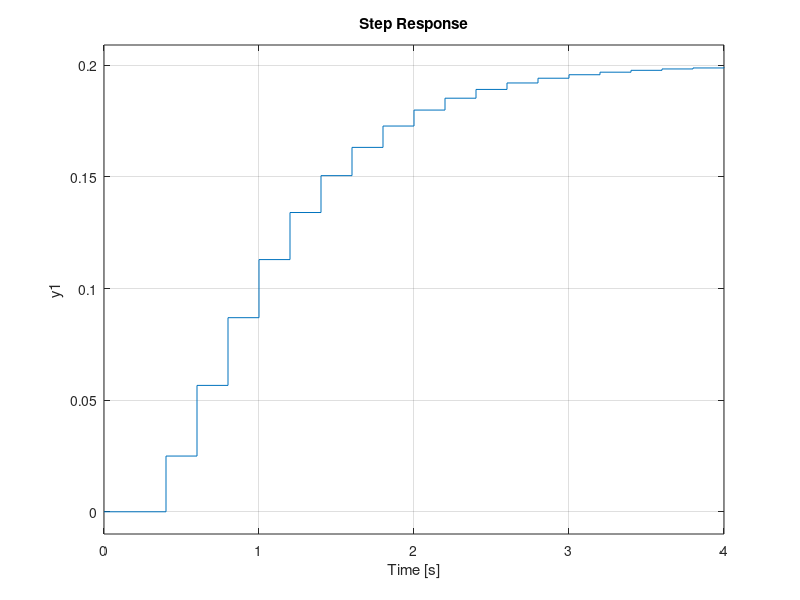

Recreate this plot in MATLAB.
clc;
clear;

T = 0.2; 
gs=tf(1, [1 4]);
gz = c2d(gs, T);
r = tf([1 0], [1 -1], T);

cz = tf(0.1813, [1 -0.8187],T);

FTMA = cz*gz;
FTMF = feedback(cz*gz,1);
step(FTMF);
Ck = FTMF*r;

[n2,d2] = tfdata(minreal(FTMA),'v'); 
Kp = polyval(n2,1)/polyval(d2,1);
ess = 1/(1+Kp);

